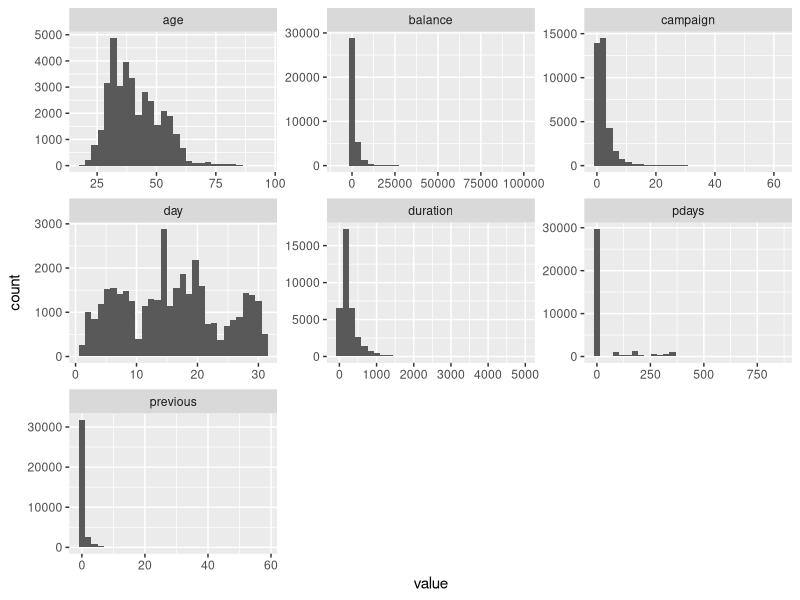
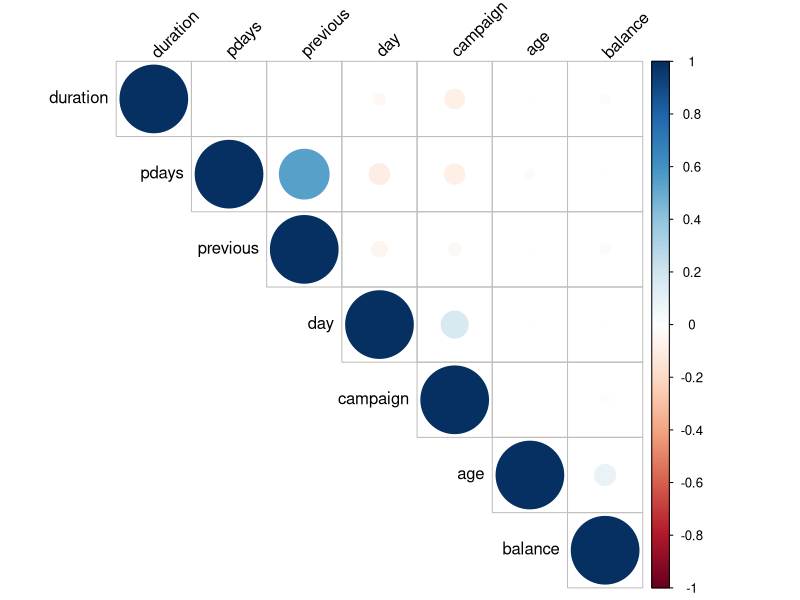

Write R code to recreate these figures, in order. (Note: this script raises an error after producing the figures.)
library(tidyr)
library(dplyr)
library(data.table)
library(purrr)
library(ggplot2)
library(corrplot)

train <- read.csv('../data/BankCamp_train.csv')
submission <- read.csv('../data/BankCamp_test.csv')

# check if there are any missing values in the training set and the submission set
# as both return FALSE, there are no missing values
any(is.na(train))
any(is.na(submission))

# check for the structure of the dataset
# comparing to training set with the submission set, we can tell the target variable is y
glimpse(train)
glimpse(submission)

# check for the factor levels of y
# as shown, it returns only yes and no, so it's a binary classification problem
unique(train$y)

features <- names(train)
features <- features[features != 'y']

# histogram for all the numerical features
train %>%
  keep(is.numeric) %>% 
  gather() %>% 
  ggplot(aes(value)) +
  facet_wrap(~ key, scales = "free") +
  geom_histogram()
# as shown from the hists, most of the numerical features are heavily skewed, and need to be normalized

# study the correlation between two numerical features
# first select the only numerical features
train_num <- dplyr::select_if(train, is.numeric)
# then calculate the correlation matrix and plot
res <- cor(train_num)
corrplot(res, type = "upper", order = "hclust", tl.col = "black", tl.srt = 45)
# as shown from the result, there are no strong correlations between most of the pairs
# except the one for pdays and previous = 0.5405558325

# to take a look of the factor features
train_factor <- dplyr::select_if(train, is.factor)

train %>%
  keep(is.factor) %>% 
  gather() %>% 
  ggplot(aes(value)) +
  facet_wrap(~ key, scales = "free") +
  geom_scatter()
